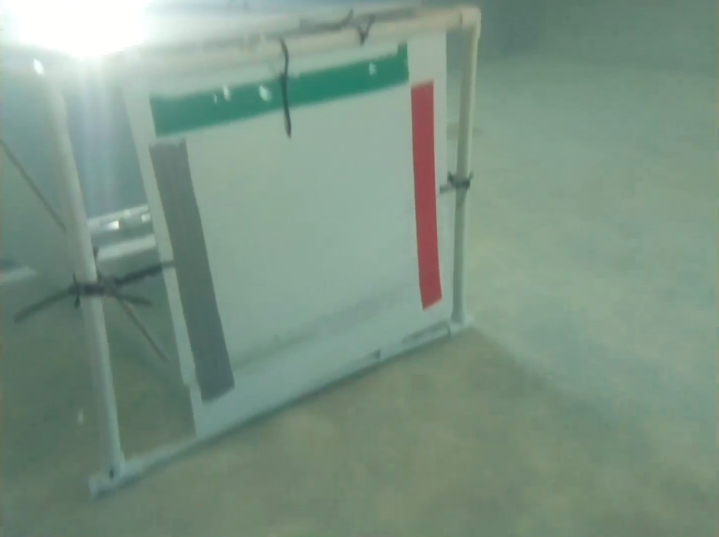
#> input picture underwater/0.png, 1437 x 1074 px (shown at 1/2 size); its folder holds only this picture in this run
$ python tester.py
#> lines starting #> are read from the running program, lines starting #| are printed output that depends on the picture; long printed decimals are rounded
### photomosaics.py
import cv2
import numpy as np
import os
import random
from matplotlib import pyplot as plt

white_thresh = 20
square_tolerance = .25

def color_diff(color0, color1):
    return abs(int(color0) - int(color1))
    diff = 0                        #from before I only used H in HSV
    for i,j in zip(color0, color1):
        diff += abs(int(i)-int(j))  #prevent uint8 overflow
    return diff

'''
def color_down(image):
    new_image = image.copy()            #so I can draw on the picture in testing
    row = int(new_image.shape[0] / 2)   #start at center, move towards edge looking for colors
    col = int(new_image.shape[1] / 2)
    new_row = row + 1
    new_col = col #+ 1
    white_baseline = image[row][col]
    flag = 0
    confirmed = 0
    edge = None

    while(new_row < new_image.shape[0]):
        diff = color_diff(white_baseline, image[new_row][new_col])
        if not flag:    #no new color detected yet
            if(diff > white_thresh):
                new_color = image[new_row][new_col]
                flag = 1
                edge = new_row
        else:   #new color detected, back to white or off the edge of the target?
            if(color_diff(image[edge][new_col], image[new_row][new_col]) < white_thresh):
                confirmed = 1
                break #new color confirmed

        new_row += 1

    cv2.line(new_image,(col,row),(new_col,new_row),(255,0,0),1)
    #cv2.imshow("fuck", new_image)
    #cv2.waitKey(0)
    plt.subplot(111),plt.imshow(new_image)
    plt.show()

    if(confirmed):
        return new_color, new_row - row
    if(edge is not None):
        return None, edge - row
    return None, new_row - row
'''

def color_down(image):
    new_image = image.copy()            #so I can draw on the picture in testing
    row = int(new_image.shape[0] / 2)   #start at center, move towards edge looking for colors
    col = int(new_image.shape[1] / 2)
    new_row = row + 1
    new_col = col #+ 1
    white_baseline = image[row][col]
    flag = 0
    confirmed = 0
    edge = None

    while(new_row < new_image.shape[0]):
        diff = color_diff(white_baseline, image[new_row][new_col])
        if not flag:    #no new color detected yet
            if(diff > white_thresh):
                new_color = image[new_row][new_col]
                flag = 1
                edge = new_row
        else:   #new color detected, back to white or off the edge of the target?
            if(color_diff(image[edge][new_col], image[new_row][new_col]) < white_thresh):
                confirmed = 1
                break #new color confirmed

        new_row += 1

    cv2.line(new_image,(col,row),(new_col,new_row),(255,0,0),1)
    #cv2.imshow("fuck", new_image)
    #cv2.waitKey(0)
    plt.subplot(111),plt.imshow(new_image)
    plt.show()

    if(confirmed):
        return new_color, new_row - row
    if(edge is not None):
        return None, edge - row
    return None, new_row - row

def color_right(image):
    new_image = image.copy()
    row = int(new_image.shape[0] / 2)
    col = int(new_image.shape[1] / 2)
    new_row = row #+ 1
    new_col = col + 1
    white_baseline = image[row][col]
    flag = 0
    confirmed = 0
    edge = None

    while(new_col < new_image.shape[1]):
        diff = color_diff(white_baseline, image[new_row][new_col])
        if not flag:    #no new color detected yet
            if(diff > white_thresh):
                new_color = image[new_row][new_col]
                flag = 1
                edge = new_col
        else:   #new color detected, back to white or off the edge of the target?
            if(color_diff(image[new_row][edge], image[new_row][new_col]) < white_thresh):
            #if(diff < white_thresh):
                confirmed = 1
                break #new color confirmed

        new_col += 1

    cv2.line(new_image,(col,row),(new_col,new_row),(255,0,0),1)
    #cv2.imshow("fuck", new_image)
    #cv2.waitKey(0)
    plt.subplot(111),plt.imshow(new_image)
    plt.show()

    if(confirmed):
        return new_color, new_col - col
    if(edge is not None):
        return None, edge - col
    return None, new_col - col


def color_up(image):
    new_image = image.copy()
    row = int(new_image.shape[0] / 2)
    col = int(new_image.shape[1] / 2)
    new_row = row - 1
    new_col = col #+ 1
    white_baseline = image[row][col]
    flag = 0
    confirmed = 0
    edge = None

    while(new_row >= 0):
        diff = color_diff(white_baseline, image[new_row][new_col])
        if not flag:    #no new color detected yet
            if(diff > white_thresh):
                new_color = image[new_row][new_col]
                flag = 1
                edge = new_row
        else:   #new color detected, back to white or off the edge of the target?
            if(color_diff(image[edge][new_col], image[new_row][new_col]) < white_thresh):
            #if(diff < white_thresh):
                confirmed = 1
                break #new color confirmed

        new_row -= 1

    cv2.line(new_image,(col,row),(new_col,new_row),(255,0,0),1)
    #cv2.imshow("fuck", new_image)
    #cv2.waitKey(0)
    plt.subplot(111),plt.imshow(new_image)
    plt.show()

    if(confirmed):
        return new_color, row - new_row
    if(edge is not None):
        return None, row - edge
    return None, row - new_row


def color_left(image):
    new_image = image.copy()
    row = int(new_image.shape[0] / 2)
    col = int(new_image.shape[1] / 2)
    new_row = row #- 1
    new_col = col - 1
    white_baseline = image[row][col]
    flag = 0
    confirmed = 0
    edge = None

    while(new_col >= 0):
        diff = color_diff(white_baseline, image[new_row][new_col])
        if not flag:    #no new color detected yet
            if(diff > white_thresh):
                new_color = image[new_row][new_col]
                flag = 1
                edge = new_col
        else:   #new color detected, back to white or off the edge of the target?
            if(color_diff(image[new_row][edge], image[new_row][new_col]) < white_thresh):
            #if(diff < white_thresh):
                confirmed = 1
                break #new color confirmed

        new_col -= 1

    cv2.line(new_image,(col,row),(new_col,new_row),(255,0,0),1)
    #cv2.imshow("fuck", new_image)
    #cv2.waitKey(0)
    plt.subplot(111),plt.imshow(new_image)
    plt.show()

    if(confirmed):
        return new_color, col - new_col
    if(edge is not None):
        return None, col - edge
    return None, col - new_col


def is_square(image):
    ret = {"is_square": 0}

    down, down_dist = color_down(image)
    right, right_dist = color_right(image)
    up, up_dist = color_up(image)
    left, left_dist = color_left(image)

    if(left is None):
        #rotate ccw
        image = np.rot90(image, k=1)
        ret["down"] = left
        ret["right"] = down
        ret["up"] = right
        ret["left"] = up
    elif(up is None):
        #rotate upside down
        image = np.rot90(image, k=2)
        ret["down"] = up
        ret["right"] = left
        ret["up"] = down
        ret["left"] = right
    elif(right is None):
        #rotate cw
        image = np.rot90(image, k=3)
        ret["down"] = right
        ret["right"] = up
        ret["up"] = left
        ret["left"] = down
    else:
        #load colors no rotate
        ret["down"] = down
        ret["right"] = right
        ret["up"] = up
        ret["left"] = left

    square = abs(1 - (down_dist + up_dist) / (right_dist + left_dist))
    print(square)
    if( square < square_tolerance):
        ret["is_square"] = 1

    print(ret)

    plt.subplot(111),plt.imshow(image)
    plt.show()
    #cv2.imshow("fuck", image)
    #cv2.waitKey(0)


def image_folder_read(path):
#> called with path = './underwater/'
    images = [cv2.imread(path+i) for i in os.listdir(path)]
#> images = 1 item
    #if not(len(images) == 5):
    #    print('Incorrect number of images, there should be exactly 5')
    #    exit()
    return images


# [67 lines left out: functions image_folder_write, shuffle_images, rand_shade, noise_add, mosaic_compile_ordered, not called in this run]


def mosaic_compile_unordered(sides):
    """Creates a mosaic of sides given in any order."""
    return mosaic_compile_ordered(order_sides(sides))


# [296 lines left out: functions mosaic_compile, order_sides, pixel_from_sample, middle_out_sample, side_sample, not called in this run]

### tester.py
from photomosaics import *
import cv2
from matplotlib import pyplot as plt

def test_1():
    """A test to see if noisy images can be generated and an ordered mosaic can be made."""
    test_images_original_path = "./SubwayImagesOriginal/"
    test_images_original = image_folder_read(test_images_original_path)

    test_mosaic = mosaic_compile(test_images_original[0],
                                 test_images_original[1],
                                 test_images_original[2],
                                 test_images_original[3],
                                 test_images_original[4])

    cv2.imshow("Test Mosaic", test_mosaic)
    noise_test = noise_add(test_mosaic)
    cv2.imshow("Plus Noise", noise_test)

    noisy_images = []
    for side in test_images_original:
        noisy_images.append(rand_shade(noise_add(side)))

    image_folder_write("./SubwayImagesNoise/", noisy_images)
    noise_mosaic = mosaic_compile_ordered(noisy_images)
    cv2.imshow("Noisy Mosaic", noise_mosaic)
    cv2.waitKey(0)
    cv2.destroyAllWindows()


def test_2():
    """A test for the unordered mosaic function.

    Also an example of how to produce a mosaic from shuffled and cropped images.
    Reads a folder of ordered images, then shuffles them, then produces the ordered mosaic from shuffled images.
    """
    path = "./underwater/"
    images = image_folder_read(path)
#> images = 1 item

    thresh = 15

    for image in images:
        hsv = cv2.cvtColor(image, cv2.COLOR_BGR2HSV)
        hue, sat = hsv[:,:,0], hsv[:,:,1]
        plt.subplot(131),plt.imshow(hsv)
        plt.title('hsv'), plt.xticks([]), plt.yticks([])
        plt.subplot(132),plt.imshow(hue)
        plt.title('hue'), plt.xticks([]), plt.yticks([])
        plt.subplot(133),plt.imshow(sat)
        plt.title('sat'), plt.xticks([]), plt.yticks([])
        plt.show()

        is_square(sat)
#> this loop made 1 pass
#| 0.0562
#| {'is_square': 1, 'down': 61, 'right': 78, 'up': 63, 'left': 60}
#> pass 1, in test_2, `hue, sat = hsv[:,:,0], hsv[:,:,1]`:
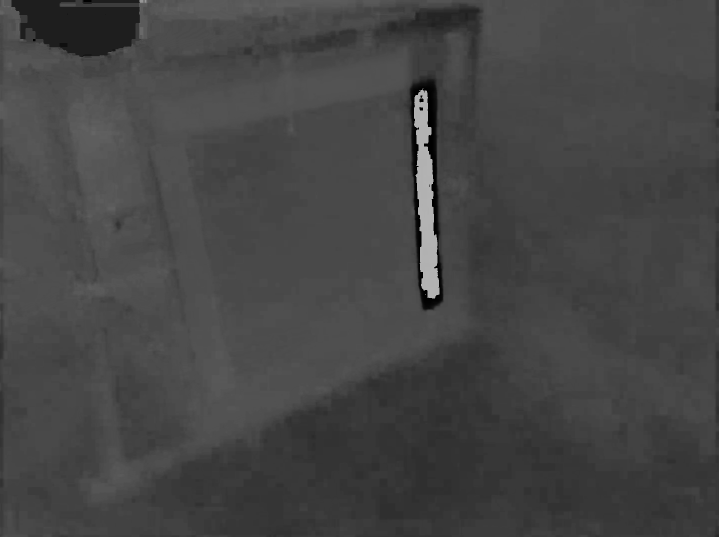
#> hue: shape (1074, 1437) (shown at 1/2 size); min 0, max 179, mean 68.9
#> pass 1, in test_2, `hue, sat = hsv[:,:,0], hsv[:,:,1]`:
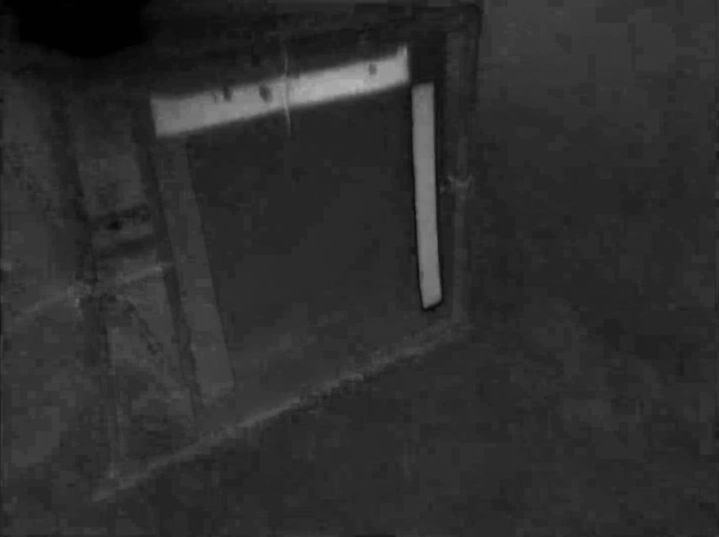
#> sat: shape (1074, 1437) (shown at 1/2 size); min 0, max 182, mean 45.5
#> pass 1, in test_2, `plt.show()`:
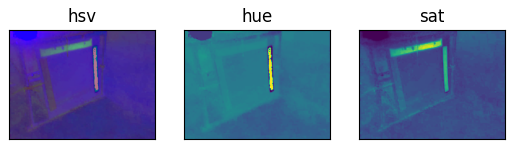
#> figure drawn by matplotlib, 3 panels
#> pass 1, in color_down, `plt.show()`:
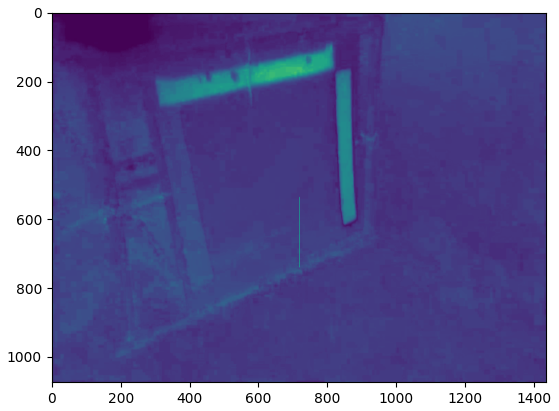
#> figure drawn by matplotlib, 1 panel

    # [4 lines of commented-out code are left out]


def test_3():
    """The final test, with realistic images."""
    new_path = "./Subway_Realistic_Images/"
    shuffled = image_folder_read(new_path)
    mess = mosaic_compile_ordered(shuffled)
    nice = mosaic_compile_unordered(shuffled)
    cv2.imshow("Mess: ", cv2.resize(mess, (1000,400), interpolation = cv2.INTER_AREA))
    cv2.imshow("Nice: ", cv2.resize(nice, (1000,400), interpolation = cv2.INTER_AREA))

    cv2.waitKey(0)
    cv2.destroyAllWindows()


test_2()

$ run again, on underwater/1.png
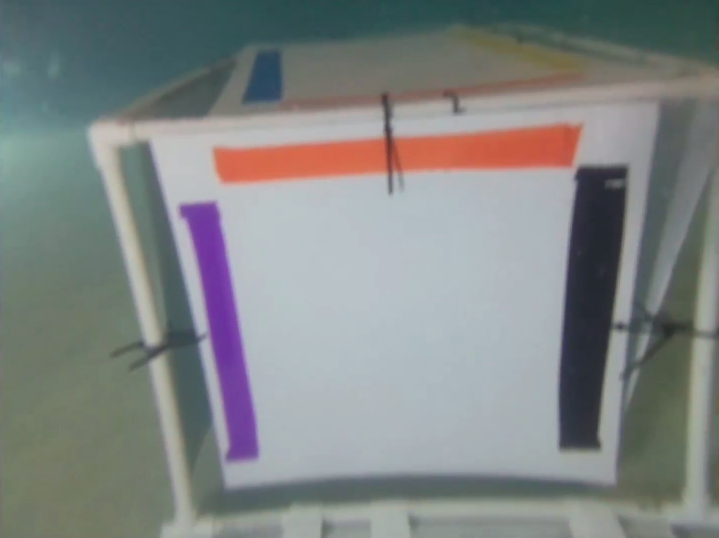
#> input picture underwater/1.png, 1437 x 1076 px (shown at 1/2 size)
#> in image_folder_read, `images = [cv2.imread(path+i) for i in os.listdir(path)]`: images = 1 item
#> the loop in test_2, `for image in images:` made 1 pass
#> (printed output is left out)
#> pass 1, in test_2, `plt.show()`:
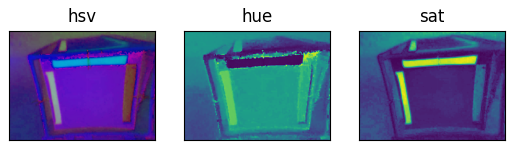
#> figure drawn by matplotlib, 3 panels
#> pass 1, in color_down, `plt.show()`:
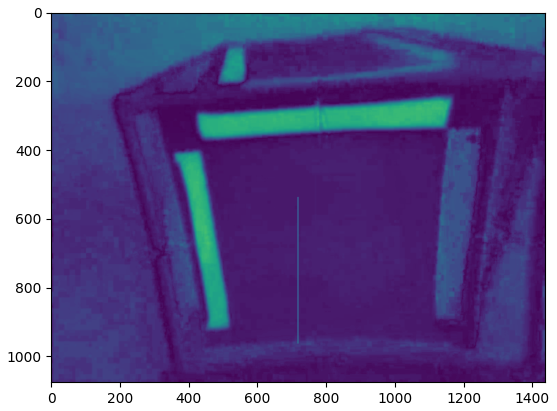
#> figure drawn by matplotlib, 1 panel

$ run again, on underwater/2.png
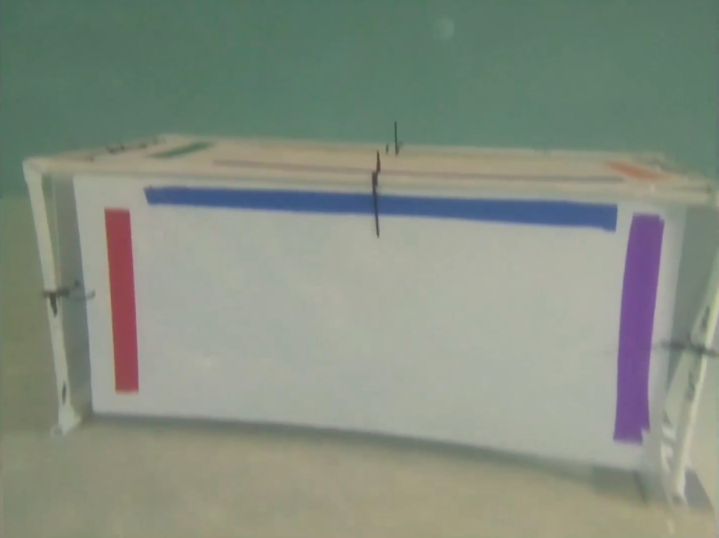
#> input picture underwater/2.png, 1437 x 1076 px (shown at 1/2 size)
#> in image_folder_read, `images = [cv2.imread(path+i) for i in os.listdir(path)]`: images = 1 item
#> the loop in test_2, `for image in images:` made 1 pass
#> (printed output is left out)
#> pass 1, in test_2, `plt.show()`:
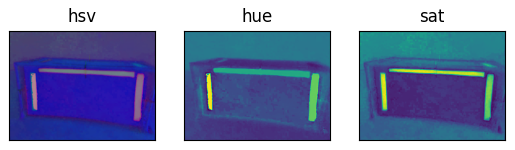
#> figure drawn by matplotlib, 3 panels
#> pass 1, in color_down, `plt.show()`:
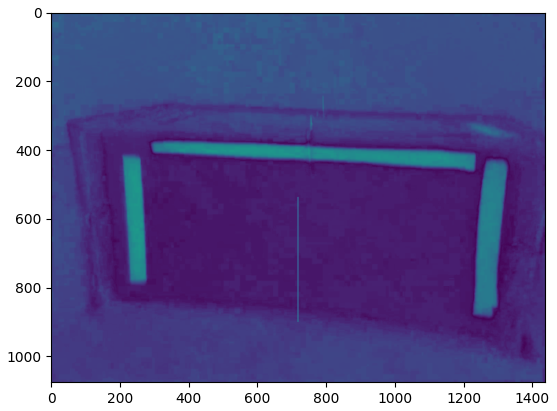
#> figure drawn by matplotlib, 1 panel
